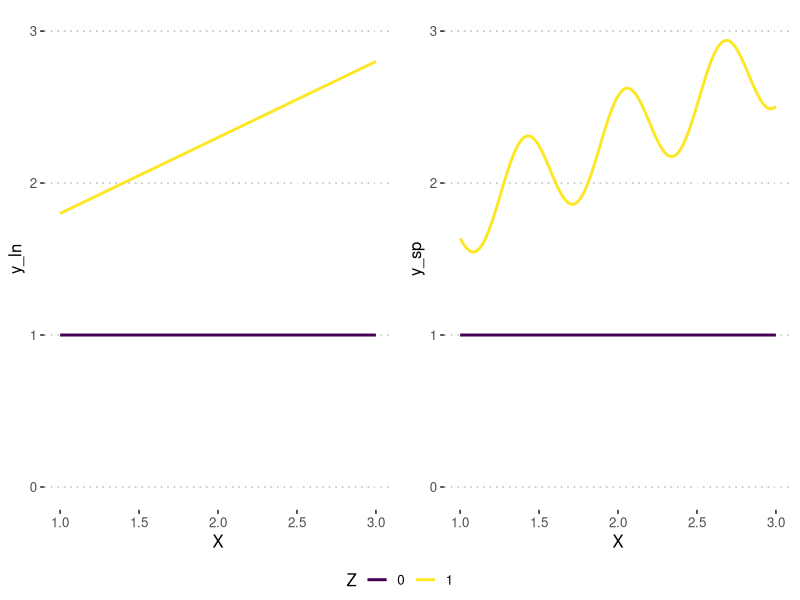

Here is the R script that generated this plot:
## ---- chunk 1
knitr::opts_chunk$set(echo = TRUE)
library(tidyverse)
library(ggpubr)
library(viridis)
## ---- chunk 2

dat <- data.frame(
  X = rep(seq(1, 3, length.out=100), 2),
  Z = c(rep(0,100),rep(1,100)) %>% factor
) %>% 
  mutate(
    y_ln = 1+0.3*(as.numeric(Z)-1)  + 0.5*X*(as.numeric(Z)-1),
    y_sp = 1+0.3*(as.numeric(Z)-1)  + 0.5*X*(as.numeric(Z)-1) + 0.3*sin(10*X)*(as.numeric(Z)-1)
  )


ggarrange(
  ggplot(dat) +
    geom_line(aes(x = X, y=y_ln, color = Z, group = Z), size = 1)+
    ylim(0,3)+
    theme_pubclean() +
    scale_color_viridis(discrete=TRUE, option = "D"),
  ggplot(dat) +
    geom_line(aes(x = X, y=y_sp, color = Z, group = Z), size = 1)+
    ylim(0,3)+
    scale_color_viridis(discrete=TRUE, option = "D")+
          theme_pubclean(),
  common.legend = TRUE,
  legend = "bottom"
)

